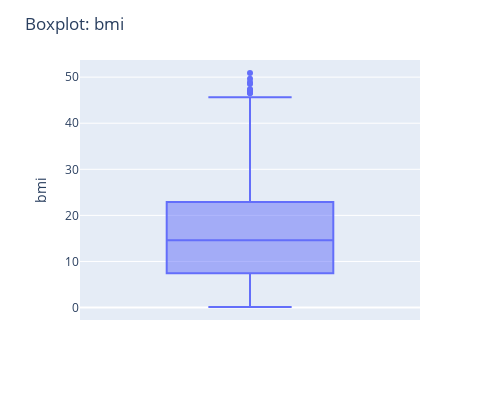

Notebook code cell kept with this figure:
### Markdown cell above
Segundo o agrupamento dos dados, vemos que o dataset possui uma quantidade bastante elevada de pessoas com magreza extrema. Vou levantar alguns questionamentos:
* Dado que o dataset é de origem desconhecida, tenho algumas hipóteses:
    1. O dataset está associado ao estudo de pessoas extremamente magras OU
    2. O dataset contempla pacientes adultos e também crianças, que podem ser a maioria dos casos;

Como não temos como saber sobre a idade dos pacientes e nem a origem do dataset, vou desconsiderar esse atributo que eu criei, pois ele com certeza iria enviesar o modelo.

### Code cell
fig = px.box(df, y='bmi')

fig.update_layout(
        title='<span>Boxplot: bmi</span>', 
        autosize=False,
        width=500,
        height=400
    )

### Figure 1 — Plotly figure (JSON) as saved in the notebook; plotly's stock layout.template omitted (floating-point values rounded to 4 significant figures; data arrays with more than 128 entries replaced by an {"elided": "..."} marker saying what was removed)
{"data": [{"alignmentgroup": "True", "hovertemplate": "bmi=%{y}<extra></extra>", "legendgroup": "", "marker": {"color": "#636efa"}, "name": "", "notched": false, "offsetgroup": "", "orientation": "v", "showlegend": false, "type": "box", "x0": " ", "xaxis": "x", "y": {"elided": "9948 float values"}, "y0": " ", "yaxis": "y"}], "layout": {"autosize": false, "boxmode": "group", "height": 400, "legend": {"tracegroupgap": 0}, "margin": {"t": 60}, "title": {"text": "<span>Boxplot: bmi</span>"}, "width": 500, "xaxis": {"anchor": "y", "autorange": true, "domain": [0, 1], "range": [-0.5, 0.5], "type": "category"}, "yaxis": {"anchor": "x", "autorange": true, "domain": [0, 1], "range": [-2.699, 53.72], "title": {"text": "bmi"}, "type": "linear"}}}
